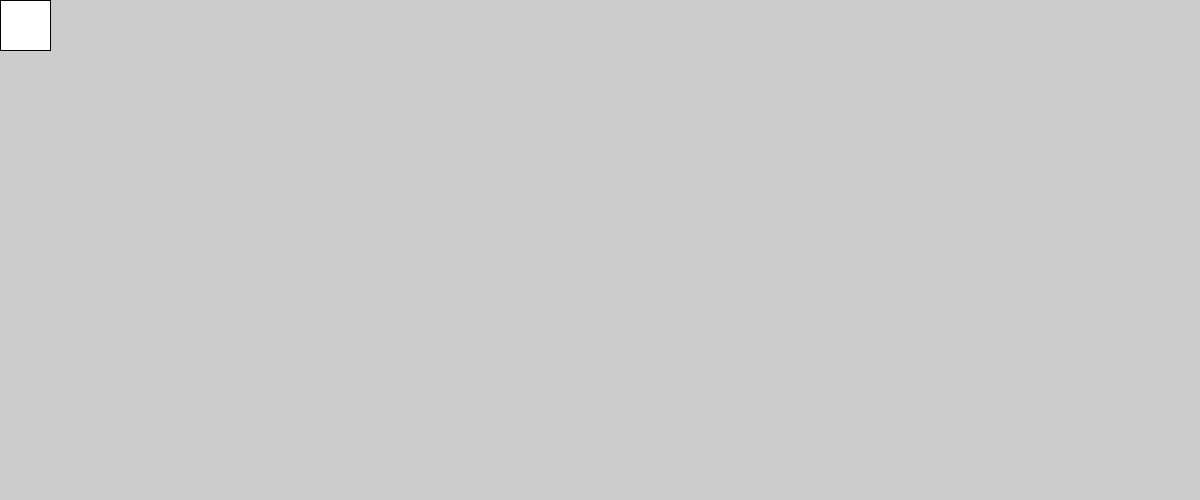
Frame 1 (no input)
Frame 60 (the mouse pressed at the canvas centre just before this capture): identical to frame 1, image omitted
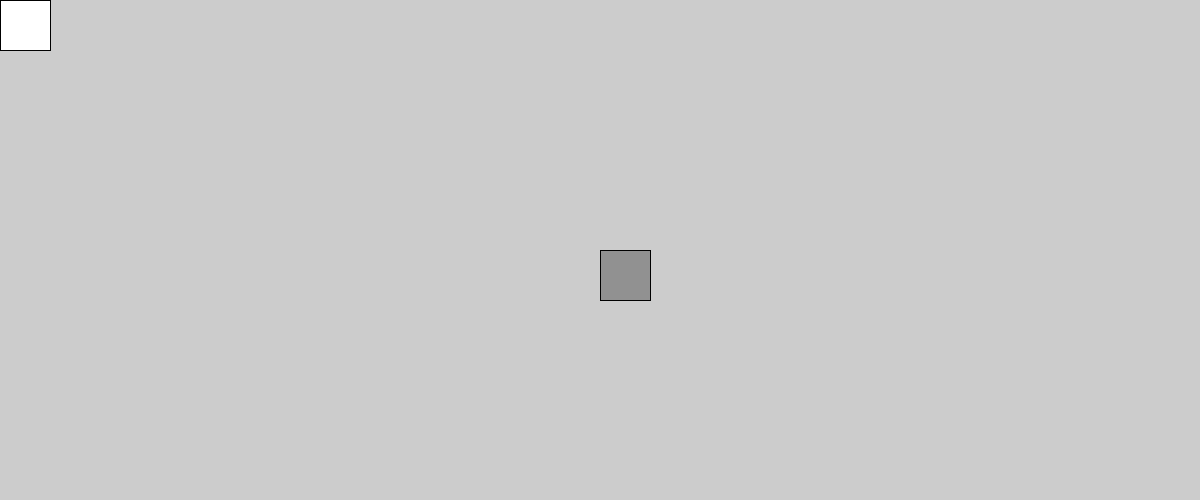
Frame 120 (the mouse held since frame 60 and released just before this capture)

The Processing sketch that drew these frames (run headless with seeded random() and noise(); from frame 60 on, the mouse is pressed at the canvas centre):

// Processing sketch: lopez_day1
// ── lopez_day1.pde
void setup () {
  size (1200, 500);
}
void draw () {
    if (mousePressed) {
        fill(145);
    } else {
        fill(255);
    }
    rect(mouseX, mouseY, 50, 50);
}
